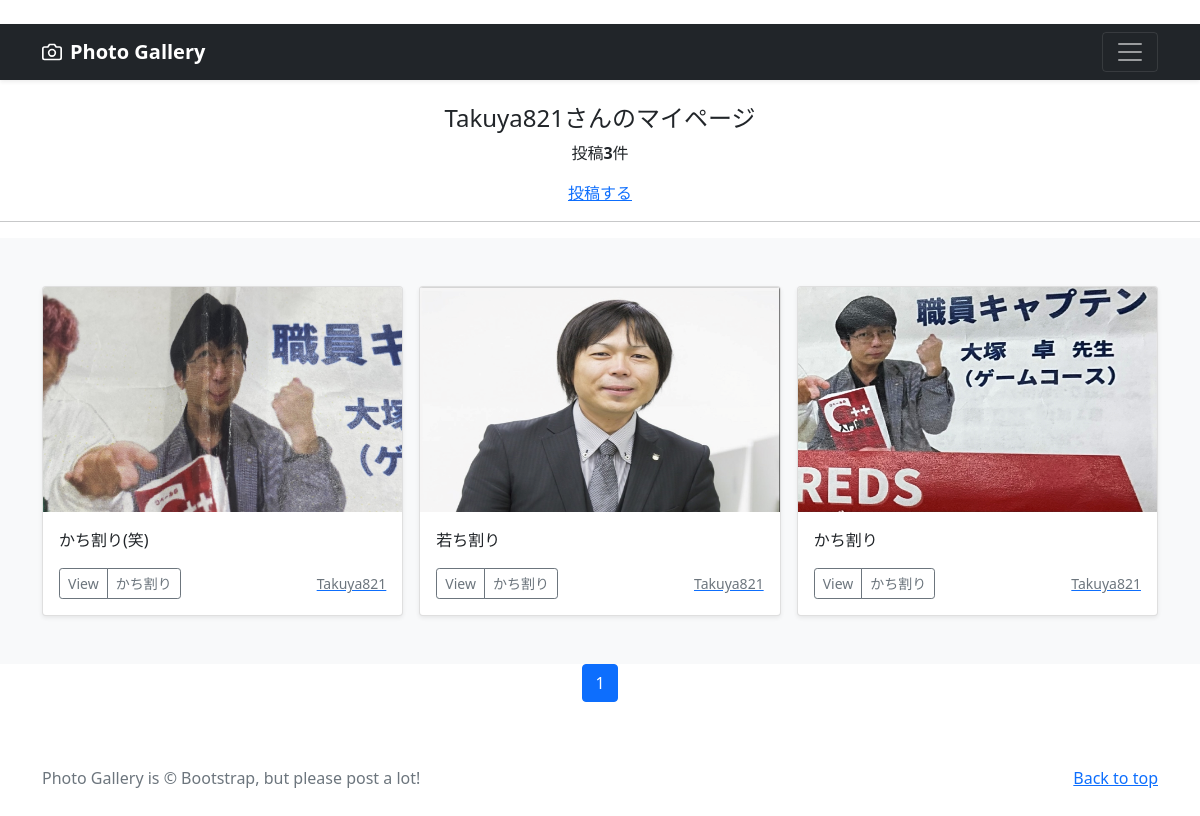
The page /mypage/ (signed in) on the database its author committed.
### accounts/models.py (models this page shows)
class CustomUser(AbstractUser):
    pass

### photo/models.py (models this page shows, shortened)
class PhotoPost(models.Model):
    user = models.ForeignKey(
        CustomUser,
        verbose_name='ユーザー',
        on_delete=models.CASCADE
        )
    category = models.ForeignKey(
        Category,
        verbose_name='カテゴリ',
        on_delete=models.PROTECT
        )
    title = models.CharField(
        verbose_name='タイトル', # フィールドのタイトル
        max_length=200        # 最大文字数は200
        )
    comment = models.TextField(
        verbose_name='コメント',  # フィールドのタイトル
        )
    image1 = models.ImageField(
        verbose_name='イメージ1',# フィールドのタイトル
        upload_to = 'photos'   # MEDIA_ROOT以下のphotosにファイルを保存
        )
    image2 = models.ImageField(
        verbose_name='イメージ2',# フィールドのタイトル
        upload_to = 'photos',  # MEDIA_ROOT以下のphotosにファイルを保存
        blank=True,            # フィールド値の設定は必須でない
        null=True              # データベースにnullが保存されることを許容
        )
    posted_at = models.DateTimeField(
        verbose_name='投稿日時', # フィールドのタイトル
        auto_now_add=True       # 日時を自動追加
        )

class Category(models.Model):
    title = models.CharField(
        verbose_name='カテゴリ', # フィールドのタイトル
        max_length=20)

### photo/views.py (the view)
# urls.py: path('mypage/', views.MypageView.as_view(), name = 'mypage'),
class MypageView(ListView):
    template_name ='mypage.html'
    paginate_by = 9
    def get_queryset(self):
      queryset = PhotoPost.objects.filter(
        user=self.request.user).order_by('-posted_at')
      return queryset

### photo/templates/mypage.html (shortened to what this page needs)
{% extends 'base.html' %}
      {% block contents %}
      {% if user.is_authenticated %}
        <br>
        <div style="text-align:center">
          <h4>{{user.username}}さんのマイページ</h4>
          {% if object_list.count == 0 %}
            <p>{{user.username}}さんの投稿はありません</p>
          {% else %}
            <p>投稿<strong>{{object_list.count}}</strong>件</p>
          {% endif %}
          <a href="{% url 'photo:post' %}">投稿する</a>
        </div>
        <hr>
      {% endif %}
      {% include "photos_list.html" %}
      {% include "pagination.html" %}
      {% endblock %}

### photo/templates/base.html (shortened to what this page needs)
{% load static %}
<!doctype html>
<html lang="en">
  <head>
    <link href="https://cdn.jsdelivr.net/npm/bootstrap@5.0.2/dist/css/bootstrap.min.css"
          rel="stylesheet"
>
  </head>
  <body>
    <header>
      <div class="navbar navbar-dark bg-dark shadow-sm">
        <div class="container">
          <a href="{% url 'photo:index' %}"
             class="navbar-brand d-flex align-items-center">
            <strong>Photo Gallery</strong>
          </a>
          <button class="navbar-toggler"
                  type="button"
                  data-bs-toggle="collapse"
                  data-bs-target="#navbarHeader"
                  aria-controls="navbarHeader"
                  aria-expanded="false"
                  aria-label="Toggle navigation">
            <span class="navbar-toggler-icon"></span>
          </button>
        </div>
      </div>
    </header>
    <main>
      {% block contents %}{% endblock %}
    </main>
    <footer class="text-muted py-5">
      <div class="container">
        <p class="float-end mb-1">
          <a href="#">Back to top</a>
        </p>
        <p class="mb-1">
          Photo Gallery is &copy; Bootstrap, but please post a lot!</p>
      </div>
    </footer>
  </body>
</html>

### photo/templates/photos_list.html (shortened to what this page needs)
  <div class="album py-5 bg-light">
    <div class="container">
      <div class="row row-cols-1 row-cols-sm-2 row-cols-md-3 g-3">
        {% for record in object_list %}
        <div class="col">
          <div class="card shadow-sm">
            <img src="{{ record.image1.url }}"
                 class="bd-placeholder-img card-img-top"
                 width="100%" height="225"
                 xmlns="http://www.w3.org/2000/svg"
                 role="img" aria-label="Placeholder: Thumbnail"
                 preserveAspectRatio="xMidYMid slice"
                 focusable="false">
                 <rect width="100%" height="100%" fill="#55595c"/>
            <div class="card-body">
              <p class="card-text">
                {{record.title}}
              </p>
              <div class="d-flex justify-content-between align-items-center">
                <div class="btn-group">
                  <button type="button"
                          class="btn btn-sm btn-outline-secondary"
onclick="location.href='{% url 'photo:photo_detail' record.pk %}'">
                          View</button>
                  <button type="button"
                          class="btn btn-sm btn-outline-secondary"
onclick="location.href='{% url 'photo:photos_cat' category=record.category.id %}'">
                          {{record.category.title}}</button>
                </div>
                <a href="{% url 'photo:user_list' user=record.user.id %}">
                  <small class="text-muted">
                    {{record.user.username}}</small>
                </a>
              </div>
            </div>
          </div>
        </div>
        {% endfor %}
      </div>
    </div>
  </div>

### photo/templates/pagination.html (shortened to what this page needs)
<ul class="pagination"
    style="justify-content:center">
    {% for num in page_obj.paginator.page_range %}
        {% if page_obj.number == num %}
        <li class="page-item active">
            <span class="page-link">{{ num }}</span>
        </li>
        {% endif %}
    {% endfor %}
</ul>

### photo/templates/base.html (style rules this page uses)
.bd-placeholder-img { font-size: 1.125rem; text-anchor: middle; -webkit-user-select: none; -moz-user-select: none; user-select: none; }

### rows shown on the page
CustomUser: username "Takuya821"
PhotoPost: image1 (picture), title "かち割り(笑)", category "かち割り", user.username "Takuya821"
PhotoPost: image1 (picture), title "若ち割り", category "かち割り", user.username "Takuya821"
PhotoPost: image1 (picture), title "かち割り", category "かち割り", user.username "Takuya821"

### other values the page prints
{{ object_list.count }} "3"
{{ num }} "1"
